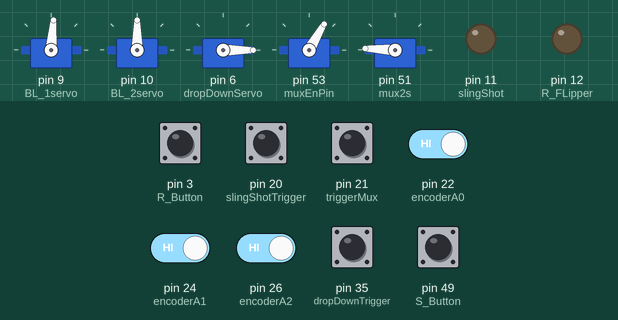
The sketch below on a simulated Arduino Mega 2560, built with avr-gcc and run on an emulated ATmega2560. On the bench: 5 × servo, output pins drawn as LEDs (lit = HIGH). Wiring (inferred from the names in the program): 2 × servo: signal pin 51 / signal pin 53. The test bench sets the inputs (shaded band); at power-on: pin 3 (R_Button), pin 20 (slingShotTrigger), pin 21 (triggerMux), pin 22 (encoderA0), pin 24 (encoderA1), pin 26 (encoderA2), pin 49 (S_Button) HIGH, pin 35 (dropDownTrigger) LOW. Servo pulses on a pin are drawn as a servo (544–2400 µs = 0–180°); pins used as bus, display or sensor lines are not drawn.

Above: at 0.79 s.
1.3 s: pin 49 (S_Button) pulled LOW for 0.15 s
At 3.3 s:
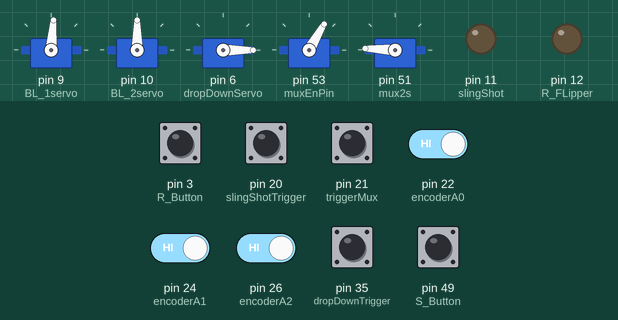
3.7 s: pin 3 (R_Button) pulled LOW for 1 s
At 4.5 s:
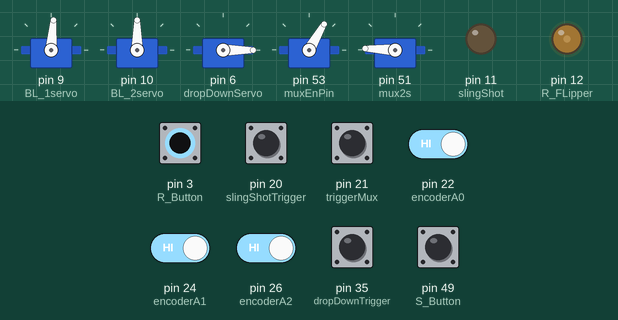
6.2 s: pin 20 (slingShotTrigger) pulled LOW for 0.15 s
At 6.35 s:
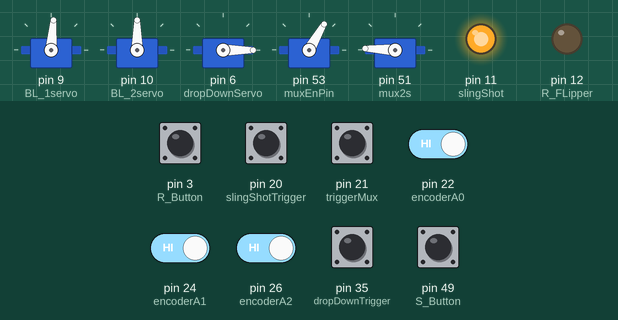
8.0 s: pin 3 (R_Button) pulled LOW for 0.15 s
At 8.07 s:
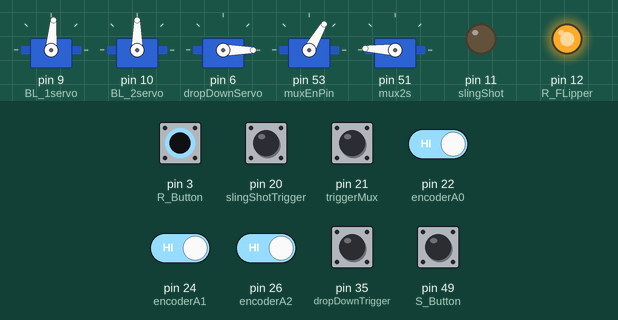
9.6 s: pin 3 (R_Button) driven LOW and pin 20 (slingShotTrigger) driven LOW
At 9.75 s:
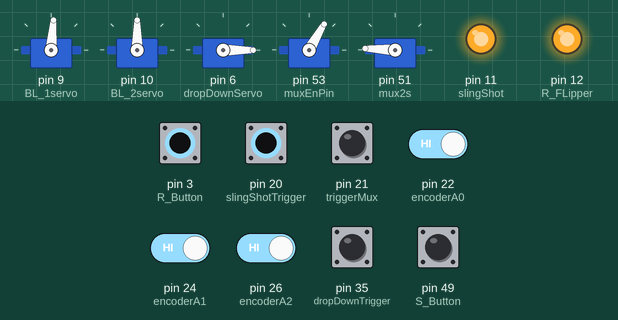
11.4 s: pin 21 (triggerMux) pulled LOW for 0.15 s
Timing chart, 0 to 14.0 s (numbered marks = the images above; inputs shaded):
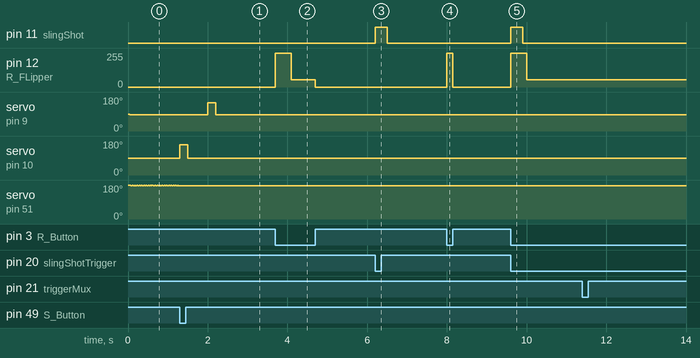

Measured:
- after the input at 1.3 s, servo on pin 9 (BL_1servo): 85° → 150° after 0.71 s, → 85° 0.20 s later; servo on pin 10 (BL_2servo): 90° → 160° at once, → 90° 0.20 s later; servo on pin 51 (mux2s): stops changing and stays 177°
- after the input at 3.7 s, pin 12 (R_FLipper): 0/255 → 255/255 at once, → 55/255 0.40 s later, → 0/255 0.60 s later
- after the input at 6.2 s, pin 11 (slingShot): LOW → HIGH at once, → LOW 0.30 s later
- after the input at 8.0 s, pin 12 (R_FLipper): 0/255 → 255/255 at once, → 0/255 0.15 s later
- after the input at 9.6 s, pin 11 (slingShot): LOW → HIGH at once, → LOW 0.30 s later; pin 12 (R_FLipper): 0/255 → 255/255 at once, → 55/255 0.40 s later
- by itself, servo on pin 51 (mux2s): alternates 180° for 0.02 s and 177° for 0.03 s

The sketch:

Arduino_Pinball.ino
```cpp
#include <Servo.h>
//#### PinOUT ####
  //Player inputs
    uint8_t R_Button = 3; //Interupt
    uint8_t S_Button = 49;    //
  //Mechs
    uint8_t slingShot = 11; //
    uint8_t slingShotTrigger = 20; //Interupt
    uint8_t R_FLipper = 12; //NEEDS PWM
  //DropDown Target
    uint8_t dropDownTrigger = 35;//
    uint8_t dropDownServo = 6; //NEEDS PWM

  //Ball Launch mech
    uint8_t BL_1servo = 9;  //NEEDS PWM
    uint8_t BL_2servo = 10;  //NEEDS PWM

  //LED Mux
    uint8_t mux1s = 48;   //
    uint8_t mux2s = 51;   //
    uint8_t mux4s = 50;   //
    uint8_t mux8s = 52;   //
    uint8_t muxEnPin = 53;//
    //Mux PinOut
      #define FlipperButtonLED MUX[0]
      #define StartButtonLED MUX[1]
      //  MUX[2] Sling Shot LED
      //  MUX[3]
      //  MUX[4]
      //  MUX[5]
      //  MUX[6]
      //  MUX[7]
      //  MUX[8]
      //  MUX[9]
      //  MUX[10]
      //  Simple operation LEDS, these could utilize turnary operators to determine whether they are active. This can be combined with loopTime modulo period time >
      //  MUX[11] 3 Balls left
      //  MUX[12] 2 Balls left
      //  MUX[13] Last Ball      //Add flashing May be linked to other LEDs across the playfield
      //  MUX[14] Press Start
      //  MUX[15]

  //Switch Encoder
    uint8_t triggerMux = 21;  //Interupt        Pin
    uint8_t encoderA0 = 22;
    uint8_t encoderA1 = 24;
    uint8_t encoderA2 = 26;
  /*Encoder Inputs
    0 Currently shorted, needs resoldered
    1 Target 1
    2 Target 2
    3 Target 3
    4
    5
    6
    7 DrainTrigger
    */

//3-target
  bool target1 = false;
  bool target2 = false;
  bool target3 = false;
  bool targetBlink = false;

//Drain
  //uint8_t lastTriggerAddr; //keeps track of the last trigger to flip
  long ballDrainCD = 0;

//Flipper
  long flipperOnTime = 0;
  bool flipperActive = false;

//SlingShot

  long slingShotOnTime = 0;
//MultiPlexer for LEDs

  uint8_t muxIndex;  // This is the loop count
  bool MUX[15];      //These represent the various LEDs or Switches on the Multiplexer

//Drop Target Set Up  !!!! TODO !!!!
  Servo drop;
  int targetHeight;
  bool calibrated;
  bool dropDisabled;


//Ball Launch Mechanism !!!! TODO !!!!
  Servo ballLaunch1;
  Servo ballLaunch2;
  bool launchBall, dropBall, delayStep, ballStep;  //LaunchBall is the operation active flag, the others are steps
  long ballLaunchTimer;
  int ballsLoaded;
  int ballQueue;

//Game Utility Items
  int ballsInPlay;
  int ballsLeft;
  bool gameOver;
  unsigned long loopTime; //The start of the loop
  long buttonTimer;

void setup() {
  gameOver = true;
  ballsLeft = 0;
  ballsInPlay = 0;
  ballsLoaded = 5;
  ballQueue = 0;

  //####  ####  ####  Flipper Setup ####  ####  ####
    pinMode(R_FLipper, OUTPUT);
    pinMode(R_Button, INPUT_PULLUP);
    attachInterrupt(digitalPinToInterrupt(R_Button),buttonPress_R, CHANGE);
  //####  ####  ####  LSingShot Setup ####  ####  ####
    pinMode(slingShotTrigger, INPUT_PULLUP);
    attachInterrupt(digitalPinToInterrupt(slingShotTrigger), slingShotFire, FALLING);
    pinMode(slingShot, OUTPUT);

  //####  ####  ####  Triggers Setup ####  ####  ####
    pinMode(triggerMux, INPUT_PULLUP);
    pinMode(encoderA0, INPUT_PULLUP);
    pinMode(encoderA1, INPUT_PULLUP);
    pinMode(encoderA2, INPUT_PULLUP);
    attachInterrupt(digitalPinToInterrupt(triggerMux), processTriggerMux , FALLING);

  //####  ####  ####  Multiplexer Setup ####  ####  ####
    pinMode(mux1s,OUTPUT);
    pinMode(mux2s,OUTPUT);
    pinMode(mux4s,OUTPUT);
    pinMode(mux8s,OUTPUT);
    pinMode(muxEnPin,OUTPUT);
    muxIndex = 0;
    for(int i = 0; i<16; i++){
      MUX[i] = false;
    }
  //####  ####  ####  Ball Launch Setup ####  ####  ####
    ballLaunch1.attach(BL_1servo);
    ballLaunch2.attach(BL_2servo);
    pinMode(S_Button,INPUT_PULLUP);
    launchBall = false;
    ballLaunchTimer = 0;
  //####  ####  ####  Drop Down Target Setup ####  ####  ####
    pinMode(dropDownTrigger, INPUT);
    drop.attach(dropDownServo);
    drop.write(0);
    calibrate();
    //loopCounter = 0;
}
//####  ####  ####  ####  ####  ####

//####  ####  ####  Game Loops  ####  ####  ####
  void loop() {
    loopTime = millis();
    timeChecks();
    if(!gameOver){

      if(ballsInPlay==0){
        StartButtonLED = true;
        FlipperButtonLED = false;
        if(!digitalRead(S_Button)){
          FlipperButtonLED = true;
          launchABall();
        }
      } else {
        StartButtonLED = false;
        //Main Game here!


      }
    } else {
      FlipperButtonLED = false;
      StartButtonLED = true;
      if(!digitalRead(S_Button)){
        FlipperButtonLED = true;
        ballsLeft = 3;
        ballsLoaded = 5;
        ballsInPlay = 0;
        gameOver = false;
        launchABall();
      }
    }

    //loopCounter++;
    //loopCounter = loopCounter%3000;
    delay(1);
  }

  void endGame(){
    gameOver = true;
    resetTargets();
  }

//####  ####  ####  Timing Functions ####  ####  ####
  void timeChecks(){
    flipperCheck();
    muxLoop();
    launchBallOperation();
    checkSlingShot();
    targetTasks();
    //if(!digitalRead(S_Button) && waitFlag(3000, &buttonTimer)){
    //  endGame();
    //}
  }

  bool coolDown(int period,unsigned long *timer){
    if(*timer == 0){
      *timer = loopTime;
      return true;
    }
    if(loopTime >= *timer + period){
      *timer = 0;
      return true;
    } else {
      return false;
    }
  }
  bool waitFlag(int period,unsigned long *timer){
    if(*timer == 0){
      *timer = loopTime;
    }
    if(loopTime >= *timer + period){
      *timer = 0;
      return true;
    } else {
      return false;
    }
  }
//####  ####  ####  Sling Shot Fire   ####  ####  ####
  void slingShotFire(){
    slingShotOnTime = loopTime;
    MUX[3] = true;
    analogWrite(slingShot, 255);
  }
  void checkSlingShot(){
    if(slingShotOnTime > 0){
      if(waitFlag(300, &slingShotOnTime)){
        digitalWrite(slingShot, LOW);
        MUX[3] = false;
      }
    }
  }

//####  ####  ####  Flipper Button Control  ####  ####  ####
  void buttonPress_R(){
    if(!digitalRead(R_Button) && FlipperButtonLED){
      flipperActive = true;
      flipperOnTime = loopTime;
      analogWrite(R_FLipper, 255);
    } else {
      flipperActive = false;
      flipperOnTime = 0;
      analogWrite(R_FLipper, 0);
    }
  }
  void flipperCheck(){
    if(flipperActive){
      if(digitalRead(R_Button) || !FlipperButtonLED){
        digitalWrite(R_FLipper, LOW);
        flipperOnTime = 0;
        flipperActive = false;
      } else if(waitFlag(400, &flipperOnTime)){
        analogWrite(R_FLipper, 55);
      }
    }
  }

//####  ####  ####  LED Mux Function ####  ####  ####
  //The mux[] in this function should be replaced by flags or arguements relivant to the output
  //9-12V power supply reccomended
  void muxLoop(){
  //Mux Loop component
  //RESET and Addr
    digitalWrite(muxEnPin,LOW);
    digitalWrite(mux1s,(muxIndex%2 > 0)?HIGH:LOW);
    digitalWrite(mux2s,((muxIndex/2)%2 > 0)?HIGH:LOW);
    digitalWrite(mux4s,((muxIndex/4)%2 > 0)?HIGH:LOW);
    digitalWrite(mux8s,((muxIndex/8)%2 > 0)?HIGH:LOW);
  //Enable OUT ( MUX[#] can be replaces by bool flags representing the values )
  /*
  *   Time relative events like blinking can be accomplished by taking the mod of loop time
  *     -  && (loopTime%1000)<500
  *    Where 1000 is a period of 1000ms, and 500 being the threshold at which the light toggles.
  *    This allows a 50% on 50% off relationship with a 1 second long period, and half a second interval
  */
    switch(muxIndex){
      case 0: digitalWrite(muxEnPin,FlipperButtonLED?HIGH:LOW);
      break;
      case 1: digitalWrite(muxEnPin,(StartButtonLED && ((loopTime%2000)<1000))?HIGH:LOW);
      break;
      case 2: digitalWrite(muxEnPin,MUX[2]?HIGH:LOW);
      break;
      case 3: digitalWrite(muxEnPin,MUX[3]?HIGH:LOW); //SLING SHOT LIGHT
      break;
      case 4: digitalWrite(muxEnPin,MUX[4]?HIGH:LOW);
      break;
      case 5: digitalWrite(muxEnPin,ballsInPlay == 0?HIGH:LOW); //MUX[5]
      break;
      case 6: digitalWrite(muxEnPin,ballsInPlay == 1?HIGH:LOW);
      break;
      case 7: digitalWrite(muxEnPin,ballsInPlay == 2?HIGH:LOW);
      break;
      case 8: digitalWrite(muxEnPin,ballsInPlay == 3?HIGH:LOW);
      break;
      case 9: digitalWrite(muxEnPin,((targetBlink && ((loopTime%1000)<500)) || target3)?HIGH:LOW);
      break;
      case 10: digitalWrite(muxEnPin,((targetBlink && ((loopTime%1000)<500)) || target2)?HIGH:LOW);
      break;
      case 11: digitalWrite(muxEnPin,((targetBlink && ((loopTime%1000)<500)) || target1)?HIGH:LOW);
      break;
      case 12: digitalWrite(muxEnPin,(ballsLeft == 2)?HIGH:LOW);                        // 3 Balls Left
      break;
      case 13: digitalWrite(muxEnPin,(ballsLeft == 3)?HIGH:LOW);                        // 2 Balls Left
      break;
      case 14: digitalWrite(muxEnPin,(ballsInPlay==0) && ((loopTime%2000)<1000)?HIGH:LOW); // Last Ball!
      break;
      case 15: digitalWrite(muxEnPin,(ballsLeft == 1 && (loopTime%1000)>500)?HIGH:LOW);           //Press Start
      break;
    }
    //Loops the index per loop
    muxIndex++;
    muxIndex = muxIndex%16;
  }

//####  ####  ####  Trigger MUX ####  ####  ####
  long lastTriggerTime = 0;
  int triggerAddr;

  void processTriggerMux(){
    //Nessicary for encoder to display correct data Encoder used has a data delay of 15 nano seconds. Consider using no operation assembly instead, once I have read more on it
    delay(1);
    triggerAddr = (digitalRead(encoderA2)?0:4)+(digitalRead(encoderA1)?0:2)+(digitalRead(encoderA0)?0:1); // Mux sensor Bits to Int - might be a little slow
    switch(triggerAddr){
      case 0: //CASE 0 IS SHORTED ATM
      break;
      case 1:
      targetHit(1); //Bump target
      break;
      case 2:
      targetHit(2); //Bump target
      break;
      case 3:
      targetHit(3); //Bump target
      break;
      case 4:
      break;
      case 5:
      break;
      case 6:
      break;
      case 7:
      ballDrained();  //Drain trigger
      break;
    }
  }

//####  ####  3 Target  ####  ####  ####  ####
  long targetTimer;

  void targetHit(int targetLoc){
    switch(targetLoc){
      case 1:
      target1 = true;//!target1;
      break;
      case 2:
      target2 = true;//!target2;
      break;
      case 3:
      target3 = true;//!target3;
      break;
    }
  }

  void resetTargets(){
    target1 = false;
    target2 = false;
    target3 = false;
    targetBlink = false;
  }
  //Main gameplay function
  void targetTasks(){
    if(waitFlag(20000,&targetTimer) && targetBlink){
      resetTargets();
    } //else if(target1 && target2 && target3 && targetBlink){
      //resetTargets();
      //launchMultiBall(1);
      //}
    if(target1 && target2 && target3 && !targetBlink){
      target1 = false;
      target2 = false;
      target3 = false;
      targetBlink = true;
      launchMultiBall(1);
    }
  }
//####  ####  ####  Launch Ball Mech ####  ####  ####

  void ballDrained() {
    if(ballsInPlay>0 && coolDown(1000, &ballDrainCD)){
      ballsInPlay = ballsInPlay - 1;
      if(ballsInPlay<=0){
        //ballsInPlay = 0;
        ballsLeft--;
      }
    }
  }

  void launchMultiBall(int quantity){
    ballQueue += quantity;
    //if(quantity <= (ballsLoaded - ballsLeft)){
      //ballQueue = ballQueue + quantity;
    //}
  }

  void launchABall(){ //Launches a ball, if the process is active, it will queue up a ball
    if(ballsLoaded >= ballsLeft){
      ballsLoaded--;
      ballsInPlay++;
      launchBall = true;
      dropBall = true;
    }
  }

  void launchBallOperation(){ //provides the operation to launch the ball. This will be ran each cycle. It will also check to see if the queue has a waiting ball
    if(launchBall){
      if(dropBall){
        ballLaunch1.write(85);
        ballLaunch2.write(160);
        if(waitFlag(200, &ballLaunchTimer)){
          dropBall = false;
          delayStep = true;
        }
      } else if(delayStep){
        ballLaunch1.write(85);
        ballLaunch2.write(90);
        if(waitFlag(500, &ballLaunchTimer)){
          delayStep = false;
          ballStep = true;
        }
      }else if(ballStep){
        ballLaunch1.write(150);
        ballLaunch2.write(90);
        if(waitFlag(200, &ballLaunchTimer)){
          ballStep = false;
          launchBall = false;
        }
      }
    } else {
      ballLaunch1.write(85);
      ballLaunch2.write(90);
      if(ballQueue > 0 && !launchBall){        //If there is a ball in the queue, launch it
        ballQueue--;
        launchABall();
      }
    }
    if(ballsLeft<=0){
      endGame();
    }
  }

//####  ####  ####  Drop Down Target Functions ####  ####  ####
  //  COMPLETE!!! Utilize popUp()

  void popUp(){
    if(!dropDisabled){
      drop.write(targetHeight);
      drop.write(0);
    }
  }
  void calibrate(){
    int angle = 0;
    do{
      drop.write(angle);
      delay(30);          //TODO remove delay and utilize millis() and timeChecks() to incorporate a falisafe mid game
      angle++;
    } while(digitalRead(dropDownTrigger));
    targetHeight = angle;
    calibrated = angle>10?true:false;
    drop.write(0);
  }
  void dropEnable(){
      dropDisabled = false;
      drop.write(0);
    }
  void dropDisable(){
    dropDisabled = true;
    drop.write(targetHeight);
  }
```
